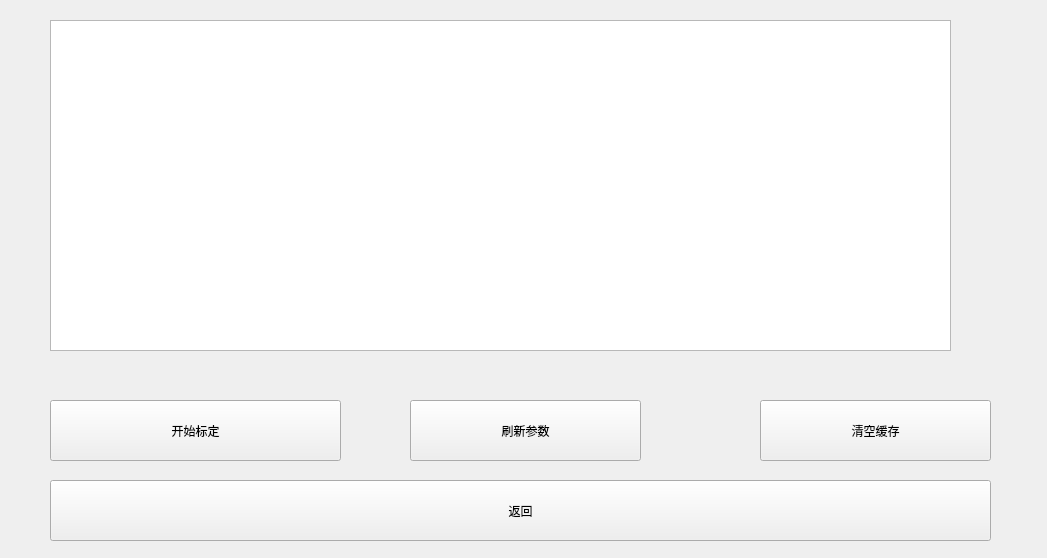
<?xml version="1.0" encoding="UTF-8"?>
<ui version="4.0">
 <class>Form</class>
 <widget class="QWidget" name="Form">
  <property name="geometry">
   <rect>
    <x>0</x>
    <y>0</y>
    <width>1047</width>
    <height>558</height>
   </rect>
  </property>
  <property name="windowTitle">
   <string>Form</string>
  </property>
  <widget class="QPushButton" name="pushButton_back">
   <property name="geometry">
    <rect>
     <x>50</x>
     <y>480</y>
     <width>941</width>
     <height>61</height>
    </rect>
   </property>
   <property name="text">
    <string>返回</string>
   </property>
  </widget>
  <widget class="QPushButton" name="pushButton_start">
   <property name="geometry">
    <rect>
     <x>50</x>
     <y>400</y>
     <width>291</width>
     <height>61</height>
    </rect>
   </property>
   <property name="autoFillBackground">
    <bool>false</bool>
   </property>
   <property name="text">
    <string>开始标定</string>
   </property>
  </widget>
  <widget class="QPushButton" name="pushButton_reRead">
   <property name="geometry">
    <rect>
     <x>410</x>
     <y>400</y>
     <width>231</width>
     <height>61</height>
    </rect>
   </property>
   <property name="autoFillBackground">
    <bool>false</bool>
   </property>
   <property name="text">
    <string>刷新参数</string>
   </property>
  </widget>
  <widget class="QTextEdit" name="textEdit">
   <property name="geometry">
    <rect>
     <x>50</x>
     <y>20</y>
     <width>901</width>
     <height>331</height>
    </rect>
   </property>
  </widget>
  <widget class="QPushButton" name="pushButton_del">
   <property name="geometry">
    <rect>
     <x>760</x>
     <y>400</y>
     <width>231</width>
     <height>61</height>
    </rect>
   </property>
   <property name="autoFillBackground">
    <bool>false</bool>
   </property>
   <property name="text">
    <string>清空缓存</string>
   </property>
  </widget>
 </widget>
 <resources/>
 <connections/>
</ui>
